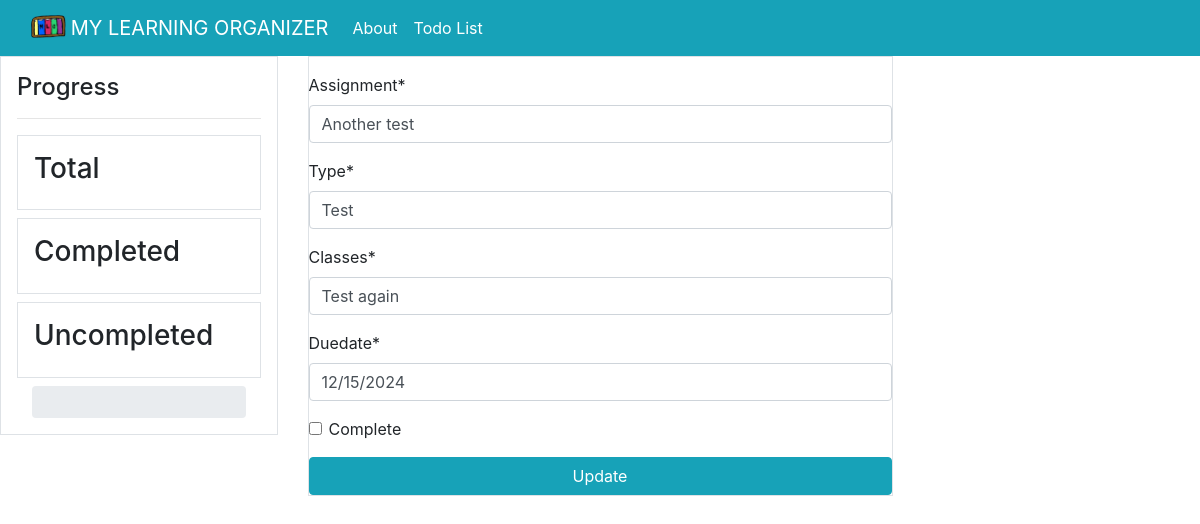
The page /todo/update/2 on the database as committed earlier.
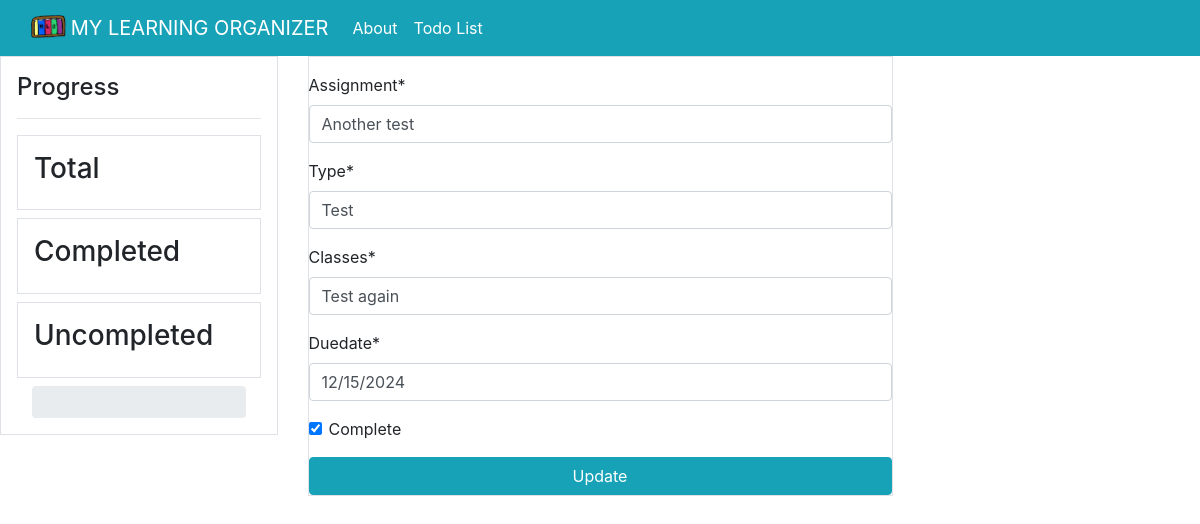
The same page on the database as committed later.
### todoapp/models.py (models this page shows, shortened)
class Task(models.Model):
    assignment = models.CharField(max_length=100)
    type = models.CharField(max_length=100)
    classes = models.CharField(max_length=100)
    duedate = models.CharField(max_length=100)
    date = models.DateTimeField(auto_now_add=True)
    complete = models.BooleanField(default=False)
    class Meta:
        ordering = ['-date']

### todoapp/views.py (the view)
# urls.py: path('update/<int:pk>', views.update, name='todo-update'),
def update(request, pk):
    todo = Task.objects.get(id=pk)
    if request.method=="POST":
        form = UpdateTaskForm(request.POST, instance=todo)
        if form.is_valid():
            form.save()
            return redirect('todo-index')
    else:
        form = UpdateTaskForm(instance=todo)
    context = {
        'form':form
    }
    return render(request, 'todoapp/todo/update.html', context)

### todoapp/forms.py
class UpdateTaskForm(forms.ModelForm):
    class Meta:
        model = Task
        fields = '__all__'

### todoapp/templates/todoapp/todo/update.html (shortened to what this page needs)
{% extends 'todoapp/partials/base.html' %}
{% load crispy_forms_tags %}
{% block content %}
<div class="border pt-3">
     <form method="POST">
        {{ form|crispy }}
        <input class="btn btn-info btn-block" type="submit" value="Update">
     </form>
</div>
{% endblock %}

Rows that differ between the two databases and show on the page:
changed Task "Another test": complete "☐" → "☑"
